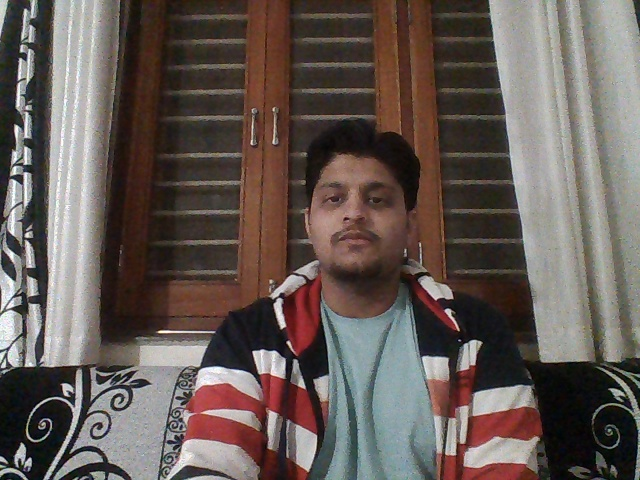
#> input picture Project-2/OriginalImage.jpg, 640 x 480 px, given in place of the camera
$ python chapter-5-facedetection.py
#> lines starting #> are read from the running program, lines starting #| are printed output that depends on the picture
import cv2
import numpy as np
import imutils
filepath ='C:\\Users\\ARPIT JAIN\\AppData\\Local\\Programs\\Python\\Python36\\Lib\\site-packages\\cv2\\data\\haarcascade_frontalface_default.xml'
cap = cv2.VideoCapture(0)

while True:


	_ , frame = cap.read()
#> frame is the input picture: shape (480, 640, 3); mean B, G, R 85.6, 90.5, 101.4
	frame = imutils.resize(frame , width=500)
#> frame: shape (375, 500, 3)
	gray = cv2.cvtColor(frame , cv2.COLOR_BGR2GRAY)
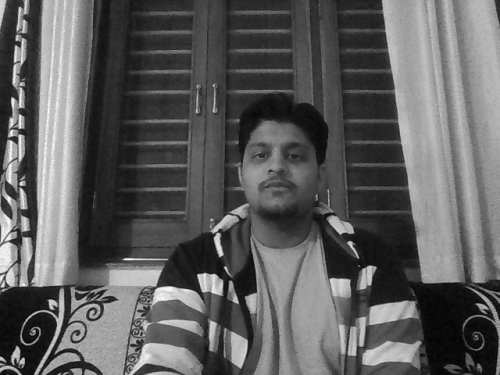
#> gray: shape (375, 500); min 3, max 252, mean 93.2

	face_cascade = cv2.CascadeClassifier(filepath)
	eye_cascade = cv2.CascadeClassifier('\\\\'.join(filepath.split('\\')[:-1]) + '\\haarcascade_eye.xml')
	faces = face_cascade.detectMultiScale(gray, scaleFactor=1.1, minNeighbors=5)
#> faces = [[230, 117, 95, 95]]

	for (x,y,w,h) in faces:
		image = cv2.rectangle(frame.copy() , (x,y) , (x+w,y+h) , (0,255,0),2)

		roi = gray[y:y+h , x:x+w]
		eyes = eye_cascade.detectMultiScale(roi , 1.3,5 , 0 , (40,40))

		for (x_ , y_ , w_ , h_) in eyes:

			cv2.rectangle(image, (x_ , y_) , (x_ + w_ , y_+h_) , (0,0,255) , 2 )
#> this loop made 1 pass
#> pass 1, `image = cv2.rectangle(frame.copy() , (x,y) , (x+w,y+h) , (0,255,0),2)`:
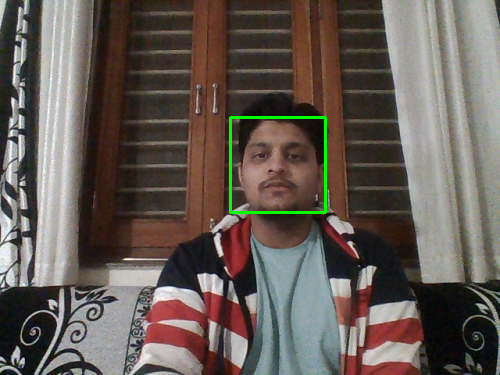
#> image: shape (375, 500, 3); mean B, G, R 85.3, 91.8, 101.1
#> pass 1, `roi = gray[y:y+h , x:x+w]`:
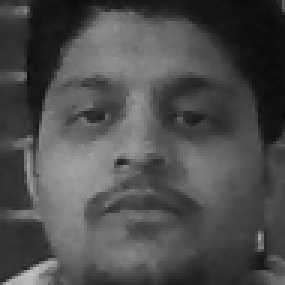
#> roi: shape (95, 95) (shown 3 times larger); min 9, max 193, mean 77.2


	cv2.imshow("Original" , frame)
	cv2.imshow("facedetection", image)
	cv2.imwrite("Original.jpg" , frame)
	cv2.imwrite("facedetection.jpg", image)
	if cv2.waitKey(1)==32:
#> (key Esc is pressed here)
		break

cap.release()
cv2.destroyAllWindows()

$ run again, on Project-2/embossFilter.jpg
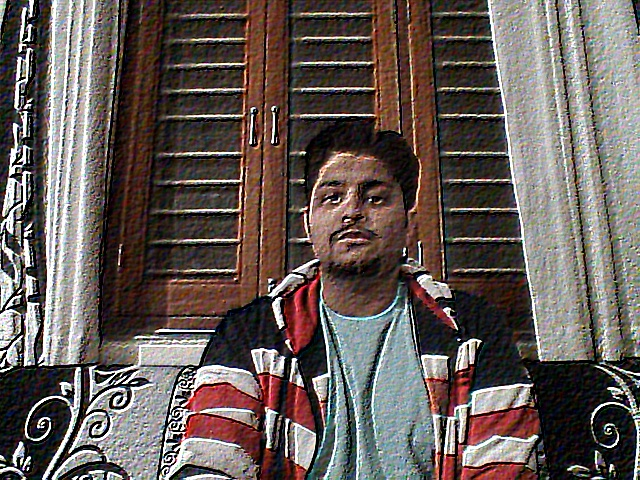
#> input picture Project-2/embossFilter.jpg, 640 x 480 px, given in place of the camera
#> frame is the input picture: shape (480, 640, 3); mean B, G, R 87.2, 91.5, 102
#> frame: shape (375, 500, 3)
#> `gray = cv2.cvtColor(frame , cv2.COLOR_BGR2GRAY)`:
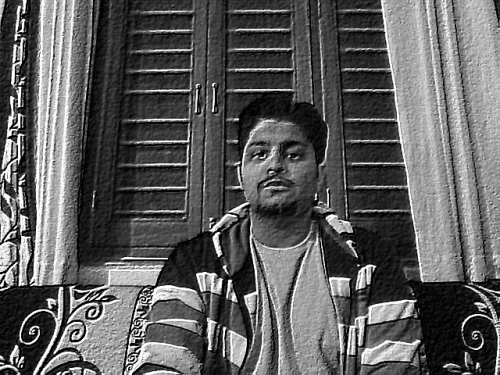
#> gray: shape (375, 500); min 0, max 255, mean 94.1
#> faces = [[228, 113, 97, 97]]
#> the loop `for (x,y,w,h) in faces:` made 1 pass
#> pass 1, `roi = gray[y:y+h , x:x+w]`:
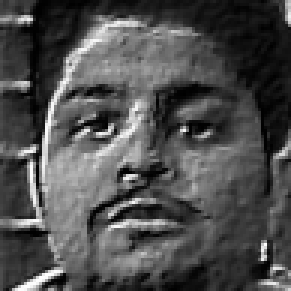
#> roi: shape (97, 97) (shown 3 times larger); min 0, max 254, mean 78
